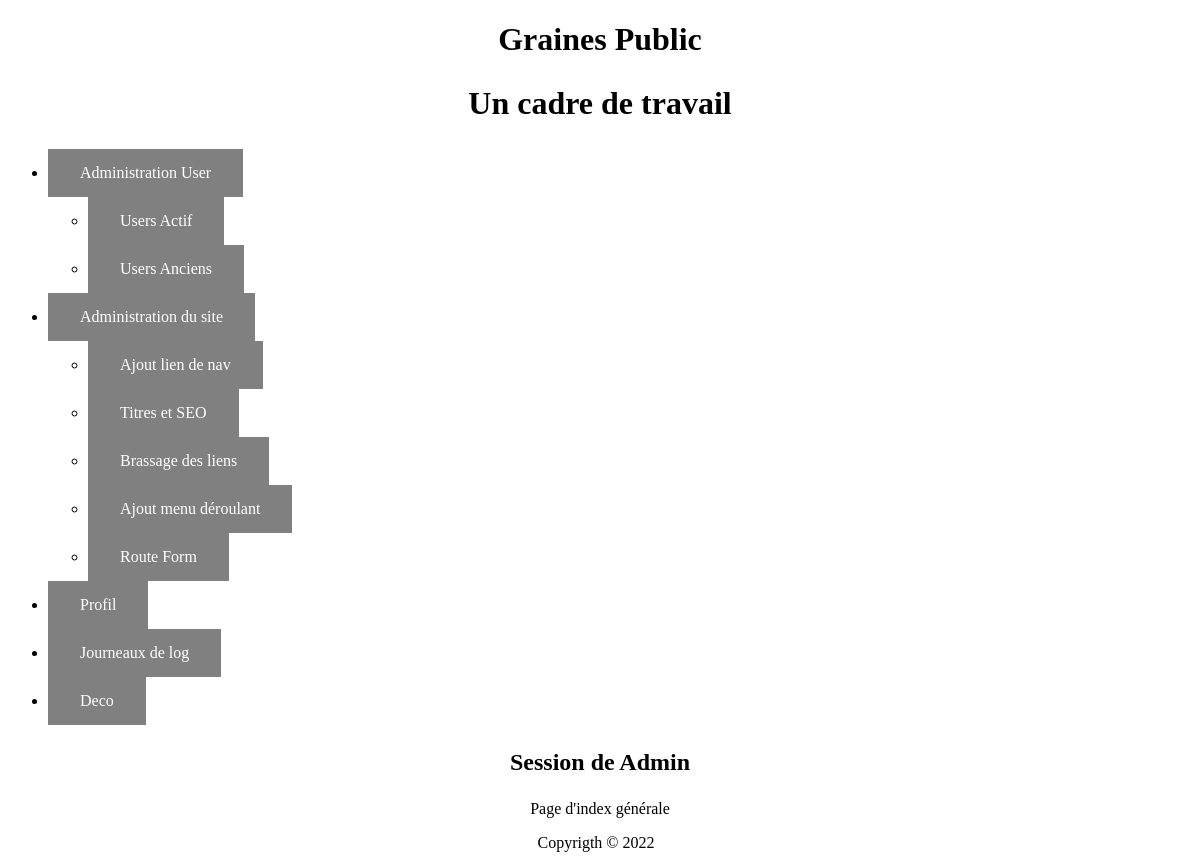
/ (signed in), run on the app's committed database.
### tables this page shows
CREATE TABLE `dataSite` (
  `idDataSite` int NOT NULL,
  `titre` varchar(50) NOT NULL,
  `sousTitre` varchar(100) NOT NULL,
  `description` varchar(255) NOT NULL,
  `titreHTML` varchar(120) NOT NULL DEFAULT '0'
);

CREATE TABLE `navigation` (
  `idNav` int NOT NULL,
  `nomNav` varchar(30) NOT NULL,
  `cheminNav` varchar(80) NOT NULL,
  `menuVisible` tinyint(1) NOT NULL,
  `zoneMenu` int NOT NULL,
  `ordre` tinyint NOT NULL,
  `niveau` tinyint(1) NOT NULL,
  `valide` tinyint(1) NOT NULL DEFAULT '1',
  `deroulant` tinyint NOT NULL DEFAULT '0',
  `targetRoute` varchar(16) NOT NULL DEFAULT '0'
);

### index.php (called while the page is built, shortened)
<?php
include 'path.php';
include   $cheminCorps.'kether.php';
include   $cheminCorps.'head.php';
include   $cheminCorps.'navHigh.php';
include   $cheminCorps.'main.php';
include   $cheminCorps.'foot.php';

### objets/RCUD.php (called while the page is built, shortened)
<?php
class RCUD extends ParamDB {
  private $sql;
  private $param;
  public function __construct($sql, $param) {
    $this->sql = $sql;
    $this->param = $param;
  }
  public function READ() {
    try {
      $conn = new PDO("mysql:host=$this->serverName;dbname=$this->dbName", $this->userName, $this->password);
      $conn->setAttribute(PDO::ATTR_ERRMODE, PDO::ERRMODE_EXCEPTION);
    } catch(PDOException $e) {
     echo "Error: " . $e->getMessage();
    }
    $data = $conn->prepare($this->sql);
    foreach ($this->param as $key) {
      $data->bindParam($key['prep'],$key['variable']);
    }
    $data->execute();
    $data->setFetchMode(PDO::FETCH_ASSOC);
    $dataTraiter = $data->fetchAll();
    return $dataTraiter;
  }
}

### modules/dataSite/objets/getDataSite.php (called while the page is built)
<?php
Class GetDataSite {
  public function getElementSite() {
    $select = "SELECT `titre`, `sousTitre`, `description`, `titreHTML` FROM `dataSite` WHERE `idDataSite` = 1";
    $void = array();
    $readDataSite = new RCUD($select, $void);
    return $readDataSite->READ();
  }
}

### affichages/kether.php (called while the page is built, shortened)
<?php
require 'modules/dataSite/objets/getDataSite.php';
$dataSite = new PrintDataSite();
$dataSiteDB = $dataSite->getElementSite();
$title2 = $dataSiteDB[0]['sousTitre'];
$titleHeader = $dataSiteDB[0]['titreHTML'];

### modules/navigation/bandeau.php (called while the page is built, shortened)
<?php
  require 'modules/navigation/objets/printNavigation.php';
  $readNav = new PrintNavigation();
  if(isset($_SESSION['role'])) {
      $dataNavBandeau = $readNav->getNav($_SESSION['role']);
  } else {
      $dataNavBandeau = $readNav->getNav(0);
  }
  $readNav->bandeauHaut($dataNavBandeau);

### modules/navigation/objets/getNavigation.php (called while the page is built, shortened)
<?php
Class GetNavigation {
  public function getNav($zoneMenu) {
    $select = "SELECT `nomNav`, `cheminNav`, `zoneMenu`, `ordre`, `niveau`, `valide`, `deroulant`, `targetRoute`
    FROM `navigation`
    WHERE `valide` = 1 AND `niveau` = :niveau AND `menuVisible` = 1 AND `zoneMenu` = 0
    ORDER BY `ordre`";
    $param = [['prep'=>':niveau', 'variable'=>$zoneMenu]];
    $dataNav = new RCUD($select, $param);
    return $dataNav->READ();
  }
}

### modules/navigation/objets/printNavigation.php (the view, shortened to what this page needs)
<?php
Class PrintNavigation extends GetNavigation {
  public function bandeauHaut($variable){
    echo '<ul>';
      foreach ($variable as $key => $value) {
        if(($value['zoneMenu'] == 0)&&($value['deroulant'] == 0)) {
          echo '<li><a href="index.php?idNav='.$value['targetRoute'].'">'.$value['nomNav'].'</a></li>';
        } else {
          echo '<li><a href="index.php?idNav='.$value['targetRoute'].'">'.$value['nomNav'].'</a></li>';
          $select = "SELECT `idNav`, `nomNav`, `cheminNav`, `menuVisible`, `zoneMenu`, `ordre`, `niveau`, `valide`, `deroulant`, `targetRoute`
          FROM `navigation`
          WHERE `zoneMenu` = :zoneMenu AND `niveau` = :niveau AND `valide` = 1";
          $param = [['prep'=>':zoneMenu', 'variable'=>$value['deroulant']],['prep'=>':niveau', 'variable'=>$value['niveau']]];
          $readData = new RCUD($select, $param);
          $dataTraiter = $readData->READ();
          echo '<ul>';
          foreach ($dataTraiter as $cle => $valeur) {
              echo '<li><a href="index.php?idNav='.$valeur['targetRoute'].'">'.$valeur['nomNav'].'</a></li>';
          }
          echo '</ul>';
        }
      }
    echo '</ul>';
  }
}

### affichages/navHigh.php
<header>
  <div class="hautPage">
    <h1><?=$titleHeader?></h1>
    <h2><?=$title2?></h2>
  </div>
    <?php include   $cheminObjetsNavigation.'bandeau.php'; ?>
</header>

### css/master.css (style rules this page uses)
:root { --main-background-color: grey; --main-border: none; --main-color: white; --main-padding: 15px 32px; --main-text-align: center; --main-text-decoration: none; --main-display: inline-block; --main-font-size: 16px; --main-cursor: pointer; }
h1, h2 { font-size: 2em; }
a { text-decoration: none; }
.hautPage { text-align: center; }
a { background-color: var(--main-background-color); border: var(--main-border); color: var(--main-color); padding: var(--main-padding); text-align: var(--main-text-align); text-decoration: var(--main-text-decoration); display: var(--main-display); font-size: var(--main-font-size); cursor: var(--main-cursor); }

### data on the page
datasite: titreHTML "Graines Public", sousTitre "Un cadre de travail"
navigation: nomNav "Administration User"
navigation: nomNav "Users Actif"
navigation: nomNav "Users Anciens"
navigation: nomNav "Administration du site"
navigation: nomNav "Ajout lien de nav"
navigation: nomNav "Titres et SEO"
navigation: nomNav "Brassage des liens"
navigation: nomNav "Ajout menu déroulant"
navigation: nomNav "Route Form"
navigation: nomNav "Profil"
navigation: nomNav "Journeaux de log"
navigation: nomNav "Deco"

### other printed values
$_SESSION['login'] "Admin"
